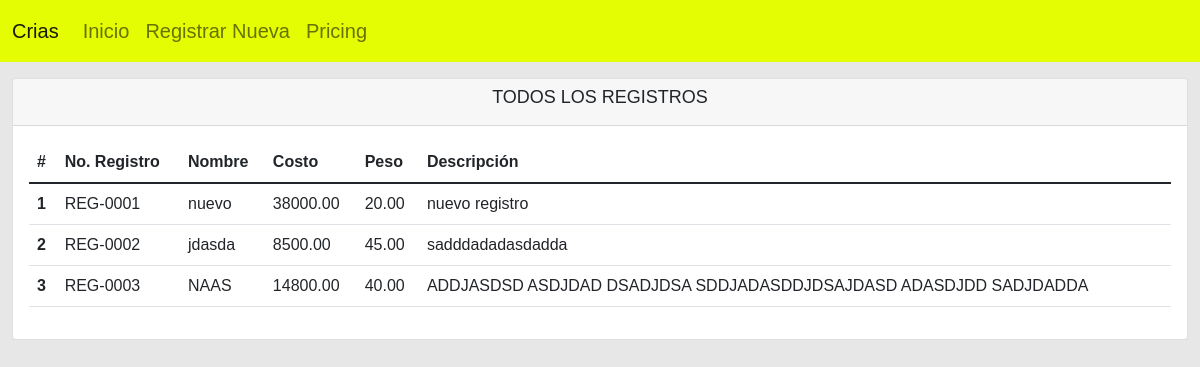
Screenshot of /views/todo.php with the database file from the repository.
### tables this page shows
CREATE TABLE `crias` (
  `id` int(11) NOT NULL,
  `id_proveedor` int(11) NOT NULL,
  `NoRegistro` varchar(100) NOT NULL,
  `nombre` varchar(50) NOT NULL,
  `marmoleo` int(5) NOT NULL,
  `colorMusculo` int(5) NOT NULL,
  `peso` decimal(10,2) NOT NULL,
  `costo` decimal(10,2) NOT NULL,
  `descripcion` text NOT NULL,
  `status_revision` enum('sin datos','revisado','saludable','cuarentena') DEFAULT 'sin datos',
  `fecha` datetime NOT NULL
);

### controller/consultas_crias.php (called while the page is built, shortened)
<?php
include("model/operaciones_crias.php");
class consultasCrias
{
    function mostrarTodo(){
        $respuesta = new operacionesCrias();
        $resp = $respuesta->getAllDatosBDCrias();
        return $resp;
    }
}

### model/conexion.php (called while the page is built)
<?php
class ConexionBD
{
    private $name_bd;
    private $user;
    private $password;
    private $servidor;
    function __construct()
    {
        $this->servidor = "localhost";
        $this->user = "root";
        $this->name_bd = "crias";
        $this->password = "";
    }
    function getConexion()
    {
        try {
            $opciones = [PDO::ATTR_ERRMODE => PDO::ERRMODE_EXCEPTION, PDO::ATTR_EMULATE_PREPARES => false];
            $con = new PDO("mysql:host=" . $this->servidor . ";dbname=" . $this->name_bd . "", $this->user, $this->password, $opciones);
            $con->exec("set names utf8");
            return $con;
        } catch (PDOException $ex) {
            print_r("Error de conexion: " . $ex->getMessage());
        }
    }
}

### model/operaciones_crias.php (called while the page is built, shortened)
<?php
include("conexion.php");
class operacionesCrias extends ConexionBD
{
    function getAllDatosBDCrias()
    {
        $query = $this->getConexion()->prepare("SELECT * FROM crias;");
        if ($query->execute()) {
            if ($query->rowCount() > 0) {
                return $query->fetchAll();
            } else {
                return "SinDatos";
            }
        }
    }
}

### views/todo.php (the view, shortened to what this page needs)
<!DOCTYPE html>
<html lang="es">
<head>
    <link rel="stylesheet" href="https://cdn.jsdelivr.net/npm/bootstrap@5.1.3/dist/css/bootstrap.min.css">
    <link rel="stylesheet" type="text/css" href="https://cdn.datatables.net/v/dt/dt-1.12.1/datatables.min.css" />
    <link rel="stylesheet" href="css/style.css">
</head>
<body>
    <?php include("integrations/nav-bar.php"); ?>
    <div class="container-fluid">
        <div class="card mt-3 mb-2">
            <div class="card-header ">
                <h6 class="text-titulo-1 text-center">TODOS LOS REGISTROS</h6>
            </div>
            <?php
            include("controller/consultas_crias.php");
            $todoDatos = new consultasCrias();
            ?>
            <div class="card-body pad table-responsive">
                <table class="table  table-hover" id="todosRegistros">
                    <thead class="thead-dark">
                        <tr>
                            <th scope="col">#</th>
                            <th scope="col">No. Registro</th>
                            <th scope="col">Nombre</th>
                            <th scope="col">Costo</th>
                            <th scope="col">Peso</th>
                            <th scope="col">Descripción</th>
                        </tr>
                    </thead>
                    <tbody id="cuerpoTabla">
                        <?php
                        $resultado = $todoDatos->mostrarTodo();
                        foreach ($resultado as $key => $value) {
                        ?>
                            <tr>
                                <th scope="row"><?php echo ($key + 1); ?></th>
                                <td scope="cell"><?php echo ($value["NoRegistro"]); ?></td>
                                <td scope="cell"><?php echo ($value["nombre"]); ?></td>
                                <td scope="cell"><?php echo ($value["costo"]); ?></td>
                                <td scope="cell"><?php echo ($value["peso"]); ?></td>
                                <td scope="cell"><?php echo ($value["descripcion"]); ?></td>
                            </tr>
                        <?php
                        }
                        ?>
                    </tbody>
                </table>
            </div>
        </div>
    </div>
</body>
</html>

### views/integrations/nav-bar.php (shortened to what this page needs)
<nav class="navbar sticky-top navbar-expand-lg navbar-light">
    <div class="container-fluid">
        <a class="navbar-brand" href="?pagina=index">Crias</a>
        <div class="collapse navbar-collapse" id="navbarNavDropdown">
            <ul class="navbar-nav">
                <li class="nav-item">
                    <a class="nav-link <?php echo ($pagina == "index" ? "active text-primary" : ""); ?> " aria-current="page" href="?pagina=index">Inicio</a>
                </li>
                <li class="nav-item">
                    <a class="nav-link <?php echo ($pagina == "registrar_crias" ? "active text-primary" : ""); ?>" href="?pagina=registrar_crias">Registrar Nueva</a>
                </li>
                <li class="nav-item">
                    <a class="nav-link" href="#">Pricing</a>
                </li>
            </ul>
        </div>
    </div>
</nav>

### css/style.css (style rules this page uses)
* { font-family: 'Arial', 'sans-serif', Arial, sans-serif; }
body { background: rgb(231, 231, 231); }
.navbar { background: rgb(228, 253, 2); font-size: 20px; }
.navbar-nav { color: rgb(56, 35, 2); }
.text-titulo-1 { font-size: 18px; }

### rows the page displays
crias: NoRegistro "REG-0001", nombre "nuevo", costo "38000.00", peso "20.00", descripcion "nuevo registro"
crias: NoRegistro "REG-0002", nombre "jdasda", costo "8500.00", peso "45.00", descripcion "sadddadadasdadda"
crias: NoRegistro "REG-0003", nombre "NAAS", costo "14800.00", peso "40.00", descripcion "ADDJASDSD ASDJDAD DSADJDSA SDDJADASDDJDSAJDASD ADASDJDD SADJDADDA"
